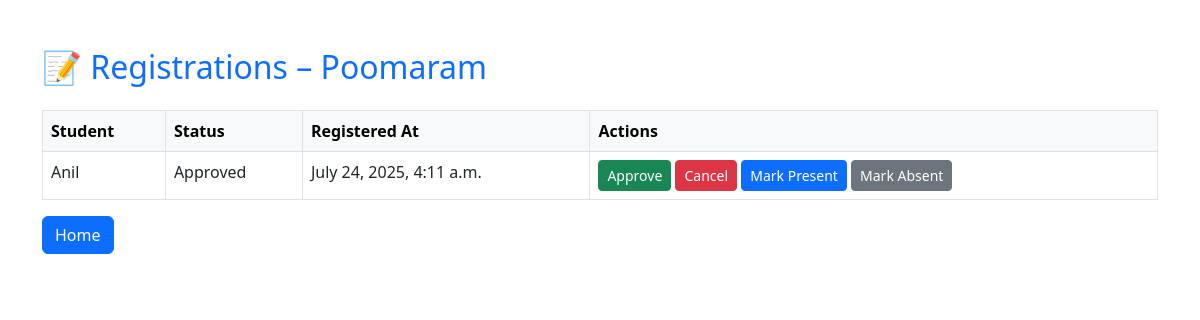
The app's page /Coordinator/coordinator/event/3/registrations/ (signed in) with its own data.
### Admin_app/models.py (models this page shows, shortened)
class Event(models.Model):
    name=models.CharField(max_length=200)
    category=models.ForeignKey(Category,on_delete=models.CASCADE)
    image=models.FileField(upload_to='images/')
    description = models.TextField()
    venue = models.CharField(max_length=100)
    time = models.DateTimeField()
    capacity = models.PositiveIntegerField()
    is_feedback_enabled = models.BooleanField(default=False)
    is_otp_enabled = models.BooleanField(default=False)
    registration_deadline = models.DateTimeField()
    created_by = models.ForeignKey(User, on_delete=models.SET_NULL, null=True, related_name='created_events')
    coordinators = models.ManyToManyField(Coordinator, related_name='coordinated_events')

class Registration(models.Model):
    student=models.ForeignKey(Student,on_delete=models.CASCADE)
    event=models.ForeignKey(Event,on_delete=models.CASCADE)
    status=models.CharField(max_length=30,choices=[('Pending','Pending'),('Approved','Approved'),('Cancelled','Cancelled')],default='Pending')
    is_approved=models.BooleanField(default=False)
    registered_at = models.DateTimeField(auto_now_add=True)

class Student(models.Model):
    user=models.ForeignKey(User,on_delete=models.CASCADE)
    phone=models.CharField(max_length=12)
    is_coordinator=models.BooleanField(blank=True,null=True,default=False)

### Coordinator/views.py (the view)
# urls.py: path('coordinator/event/<int:event_id>/registrations/', views.view_event_registrations, name='view_event_registrations'),
@user_passes_test(is_coordinator)
def view_event_registrations(request,event_id):
    event=get_object_or_404(Event,id=event_id)
    registrations=Registration.objects.filter(event=event)
    return render(request, 'coordinator_view_registrations.html', {
        'event': event,
        'registrations': registrations
    })

### Coordinator/views.py (called while the page is built)
def is_coordinator(user):
    try:
        return user.coordinator.is_coordinator
    except Coordinator.DoesNotExist:
        return False

### template/coordinator_view_registrations.html (shortened to what this page needs)
<!DOCTYPE html>
<html lang="en">
<head>
  <link href="https://cdn.jsdelivr.net/npm/bootstrap@5.3.0/dist/css/bootstrap.min.css" rel="stylesheet">
</head>
<body>
<div class="container py-5">
  <h2 class="text-primary mb-4">📝 Registrations – {{ event.name }}</h2>
  <table class="table table-bordered table-hover">
    <thead class="table-light">
      <tr>
        <th>Student</th>
        <th>Status</th>
        <th>Registered At</th>
        <th>Actions</th>
      </tr>
    </thead>
    <tbody>
      {% for reg in registrations %}
        <tr>
          <td>{{ reg.student.user.username }}</td>
          <td>{{ reg.status }}</td>
          <td>{{ reg.registered_at }}</td>
          <td>
            <a href="{% url 'update_student_registration' reg.id 'Approved' %}" class="btn btn-sm btn-success">Approve</a>
            <a href="{% url 'update_student_registration' reg.id 'Cancelled' %}" class="btn btn-sm btn-danger">Cancel</a>
            <a href="{% url 'mark_attendance' reg.id %}?present=true" class="btn btn-sm btn-primary">Mark Present</a>
            <a href="{% url 'mark_attendance' reg.id %}?present=false" class="btn btn-sm btn-secondary">Mark Absent</a>
          </td>
        </tr>
      {% empty %}
        <tr>
          <td colspan="4" class="text-center text-muted">No registrations found.</td>
        </tr>
      {% endfor %}
    </tbody>
  </table>
  <a href="{% url 'coordinator_home' %}"class='btn btn-primary'>Home</a>
</div>
</body>
</html>

### records on screen
Event: name "Poomaram"
Registration: student.user.username "Anil", status "Approved", registered_at "July 24, 2025, 4:11 a.m."
